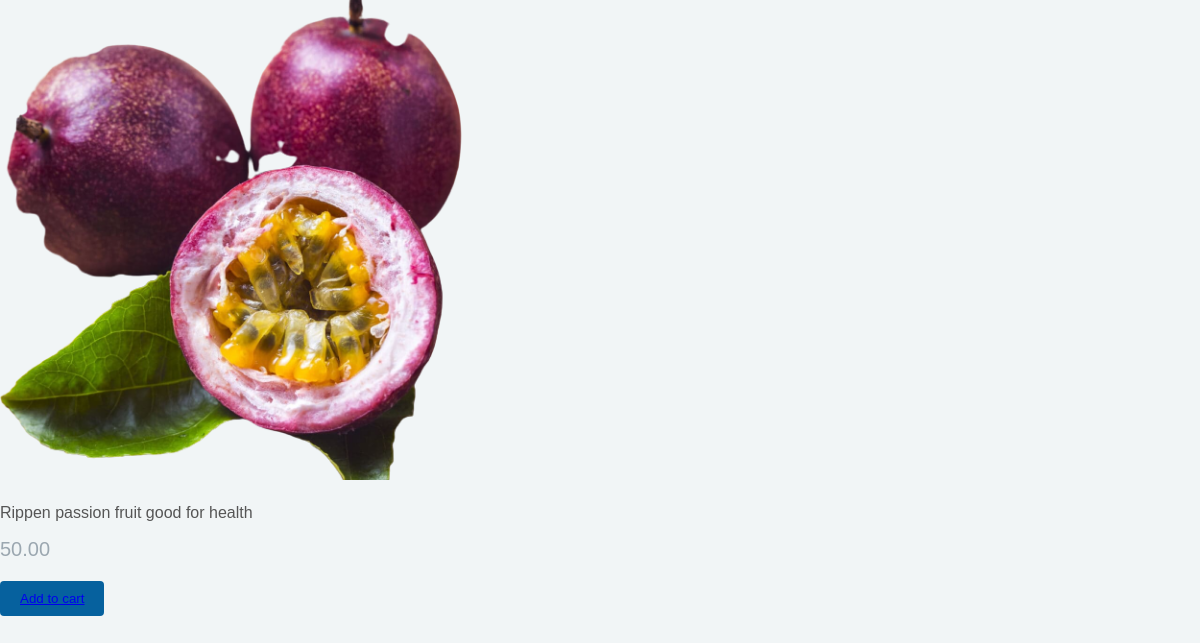
The app's page /inventory/products/2/, older data.
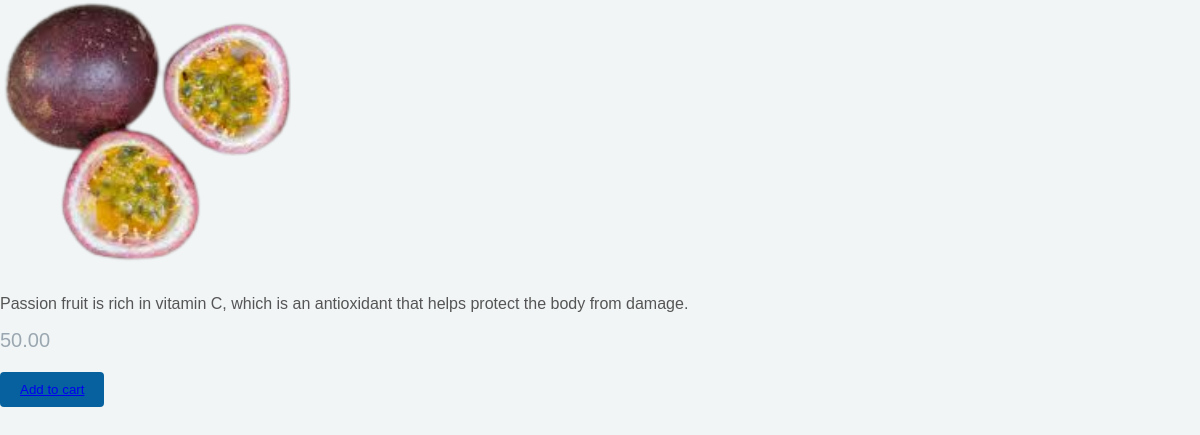
The same page, newer data.
### inventory/models.py (models this page shows)
class Product(models.Model):
    Vendor = models.ForeignKey(Vendor,null=True,on_delete=models.CASCADE)
    name=models.CharField(max_length=32)
    price=models.DecimalField(max_digits=8,decimal_places=2)
    description=models.TextField()
    image=models.ImageField(upload_to='images/')
    date_created=models.DateTimeField(auto_now_add=True)
    date_updated=models.DateTimeField(auto_now=True)
    stock=models.PositiveIntegerField()

### inventory/views.py (the view)
# urls.py: path("products/<int:id>/",product_detail, name="product_detail_view"),
def product_detail(request,id):
    product = Product.objects.get(id=id)
    return render(request,"inventory/product_details.html", {"product":product})

### templates/inventory/product_details.html (shortened to what this page needs)
<!DOCTYPE html>
<html lang="en">
<head>
</head>
<body>
    <div>
        <img src="{{ product.image.url }}" alt="{{ product.title}}" class="images">
        <p class="product-description"> {{ product.description}}</p>
        <span class="product-price"> {{ product.price}}</span>
        <button class="add-to-cart-btn"> <a href="{%  url  'cart_list' %}" class="edit"> Add to cart</a></button>
    </div>
</body>
</html>

Row changes from the older to the newer data that the page shows:
changed Product: image: a different picture; description "Rippen passion fruit good for health" → "Passion fruit is rich in vitamin C, which is an antioxidant that helps protect the body from damage."
